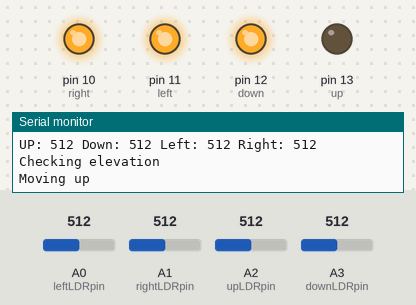
The sketch below on a simulated Arduino Uno, built with avr-gcc and run on an emulated ATmega328P. Shown: output pins drawn as LEDs (lit = HIGH), the last lines printed to the serial monitor. The test bench sets the inputs (shaded band); at power-on: A0 (leftLDRpin) = 512, A2 (upLDRpin) = 512, A1 (rightLDRpin) = 512, A3 (downLDRpin) = 512.

Above: at 4.8 s.
4.9 s: A0 (leftLDRpin) set to 596
13.6 s: A0 (leftLDRpin) set to 623
At 15.5 s:
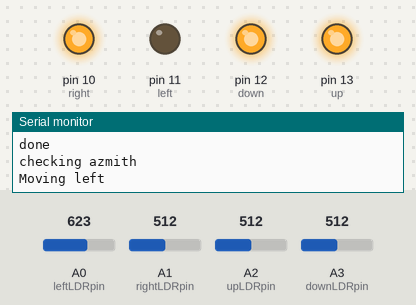
23.0 s: A2 (upLDRpin) set to 530
At 25.0 s:
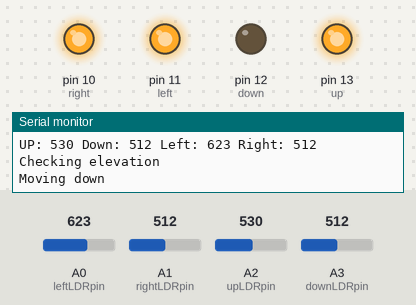
32.4 s: A2 (upLDRpin) set to 306
At 35.7 s:
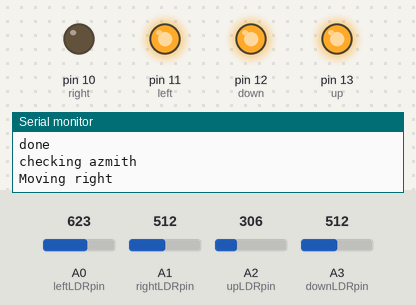
41.8 s: A2 (upLDRpin) set to 716
At 45.6 s:
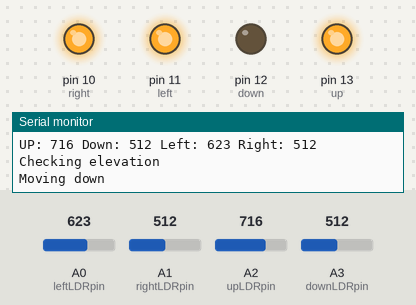
Timing chart, 0 to 52.0 s (numbered marks = the images above; inputs shaded):
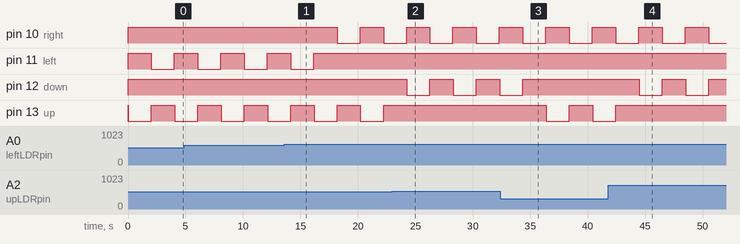

Measured:
- the behaviour switches between 612 and 613 on A0 (leftLDRpin) (found by bisection; images 0 and 1)
- the behaviour switches between 512 and 513 on A2 (upLDRpin) (found by bisection; images 1 and 2)
- after the input at 13.6 s, pin 10 (right): HIGH → LOW after 4.6 s, → HIGH 2.0 s later, → LOW 2.0 s later; pin 11 (left): goes on until 16.2 s, then stays HIGH
- after the input at 23.0 s, pin 12 (down): alternates HIGH for 2.0 s and LOW for 2.0 s, starting after 1.3 s; pin 13 (up): stops changing and stays HIGH
- after the input at 32.4 s, pin 12 (down): goes on until 34.4 s, then stays HIGH; pin 13 (up): HIGH → LOW after 4.0 s, → HIGH 2.0 s later, → LOW 2.0 s later
- after the input at 41.8 s, pin 12 (down): alternates HIGH for 2.0 s and LOW for 2.0 s, starting after 2.7 s; pin 13 (up): goes on until 42.4 s, then stays HIGH
- by itself, pin 11 (left), pin 13 (up): alternates HIGH for 2.0 s and LOW for 2.0 s

The sketch:

solartracker.ino
```cpp
//Solartracker.ino

//Dual axis solar tracking system
//by kgross@jensalt.com

#include <String.h>
int leftLDRpin = 0;// analog input pins for reading the LDR;s
int rightLDRpin = 1;
int upLDRpin = 2;
int downLDRpin = 3;
int up = 13;  //digitial output pin connected to relay to move unit up
int down = 12; // digital output pin connected to relay to move unit down
int left = 11; // digital output pin connected to relay to move unit left
int right = 10;// digital output pin connected to realy to move unit right

int leftLDR = 0;
int rightLDR = 0;
int upLDR = 0;
int downLDR = 0;
int elevation = 0;
int azmith = 0;
int elevationerror = 0;
int azmitherror = 100;
int count = 0;
int movetime = 2000; //amount of time to energize the relays to move the mount
int dark = 300; // set the value for dark to put the panel to sleep for the night.
boolean debug = true; // set to true to print out debugging into to serial console, false to skip printing
int delaytime=20000;//Set the delay time before checks on movement.

void setup() {
  // put your setup code here, to run once:

  Serial.begin(9600);

  pinMode(up, OUTPUT);
  pinMode(down, OUTPUT);
  pinMode(left, OUTPUT);
  pinMode(right, OUTPUT);

  digitalWrite(up, HIGH); // since relay is low triggered turn all relay outputs high.
  digitalWrite(down, HIGH);
  digitalWrite(left, HIGH);
  digitalWrite(right, HIGH);
}

void moveup(void) {
  digitalWrite(up, LOW);
  if (debug)   Serial.println("Moving up");
  delay(movetime);
  if (debug) Serial.println("done");
  digitalWrite(up, HIGH);

}
void movedown(void) {
  digitalWrite(down, LOW);
  if (debug) Serial.println("Moving down");
  delay(movetime);
  if (debug) Serial.println("done");
  digitalWrite(down, HIGH);
}
void moveleft(void) {
  digitalWrite(left, LOW);
  if (debug) Serial.println("Moving left");
  delay(movetime);
  if (debug) Serial.println("done");
  digitalWrite(left, HIGH);

}
void moveright(void) {
  digitalWrite(right, LOW);
  if (debug) Serial.println("Moving right");
  delay(movetime);
  if (debug) Serial.println("done");
  digitalWrite(right, HIGH);
}
void nightmove(void){
  digitalWrite(right,LOW);
  delay(movetime*4);
  digitalWrite(right,HIGH);
}
void loop() {


  // put your main code here, to run repeatedly:
  upLDR = analogRead(upLDRpin);
  downLDR = analogRead(downLDRpin);
  leftLDR = analogRead(leftLDRpin);
  rightLDR = analogRead(rightLDRpin);
  elevation = (upLDR - downLDR) - elevationerror; //compare up to down to determine if movement is needed;
  azmith = (leftLDR - rightLDR) - azmitherror; //compare east to west to determin if movement is needed;
  if (debug) Serial.print("Elevation: ");
  if (debug) Serial.print(elevation);
  if (debug) Serial.print(" Azmith: ");
  if (debug) Serial.println(azmith);
  if (debug) Serial.print("UP: ");
  if (debug) Serial.print(upLDR);
  if (debug) Serial.print(" Down: ");
  if (debug) Serial.print(downLDR);
  if (debug) Serial.print(" Left: ");
  if (debug) Serial.print(leftLDR);
  if (debug) Serial.print(" Right: ");
  if (debug) Serial.print(rightLDR);


  if (debug) Serial.println();


  if ((upLDR < dark) && (downLDR < dark) && (leftLDR < dark) && (rightLDR < dark)) {

    if (debug)  Serial.println("dark sleeping in debug so does not really sleep");
     nightmove();
    if (!debug)   delay(7200000);
    if (debug) delay(2000);

  }
  if (debug) Serial.println("Checking elevation");
  if (elevation > 100 || elevation < 100) {
    if (elevation < 1) {
      moveup();
    } else {
      movedown();
    }
  }
  if (debug) Serial.println("checking azmith");
  if (azmith > 100 || azmith < 100) {
    if (azmith < 1 ) {
      moveleft();
    } else  {
      moveright();

    }
  }
  if (!debug) delay(delaytime);// delay until next check so unit does not just move bank and forth.


}
```
